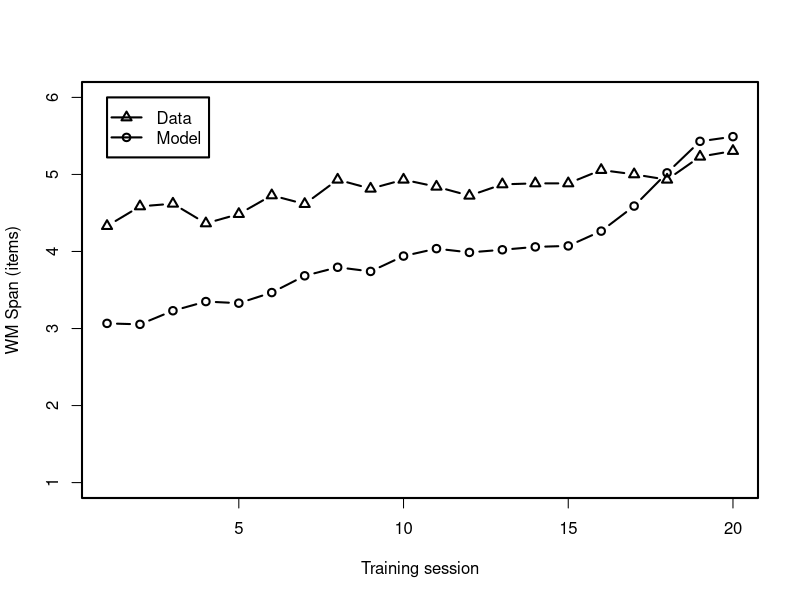
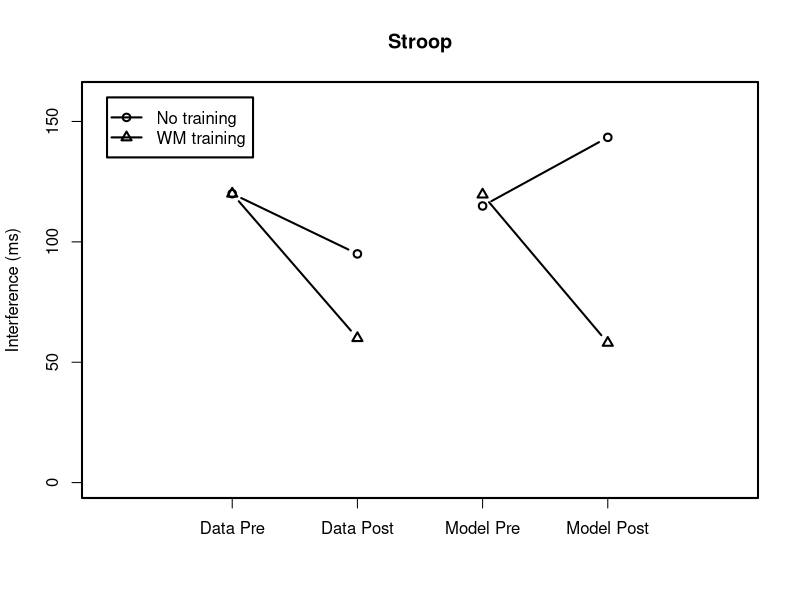
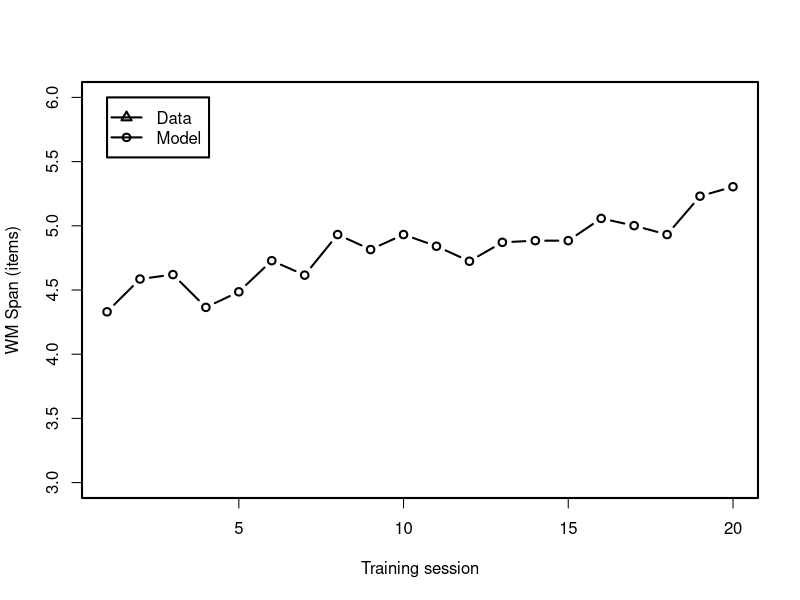
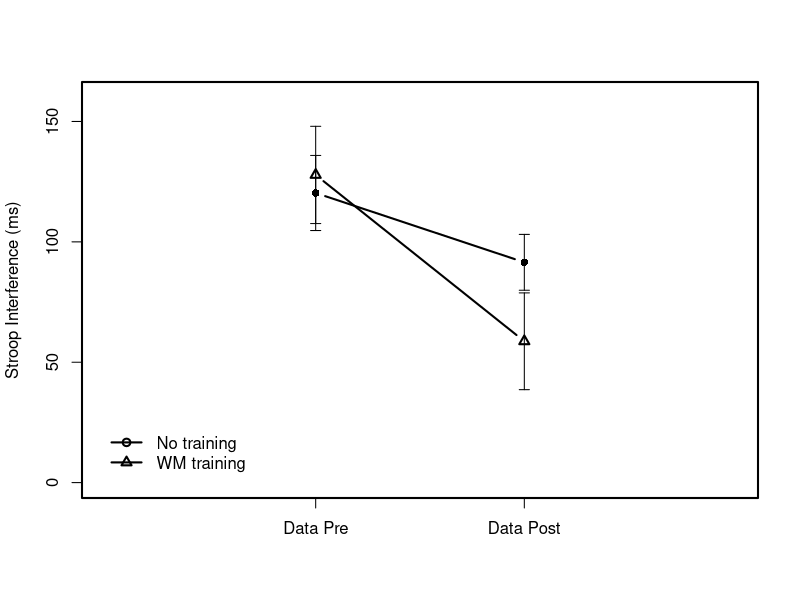
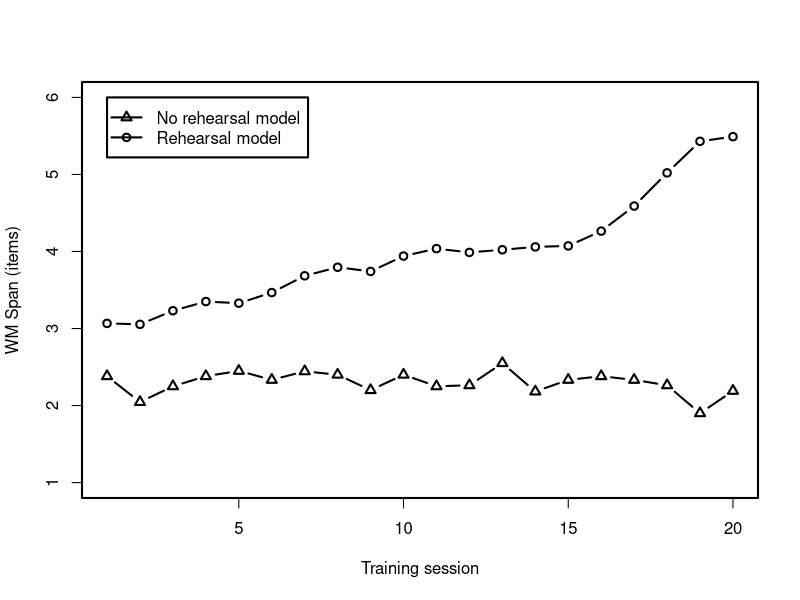
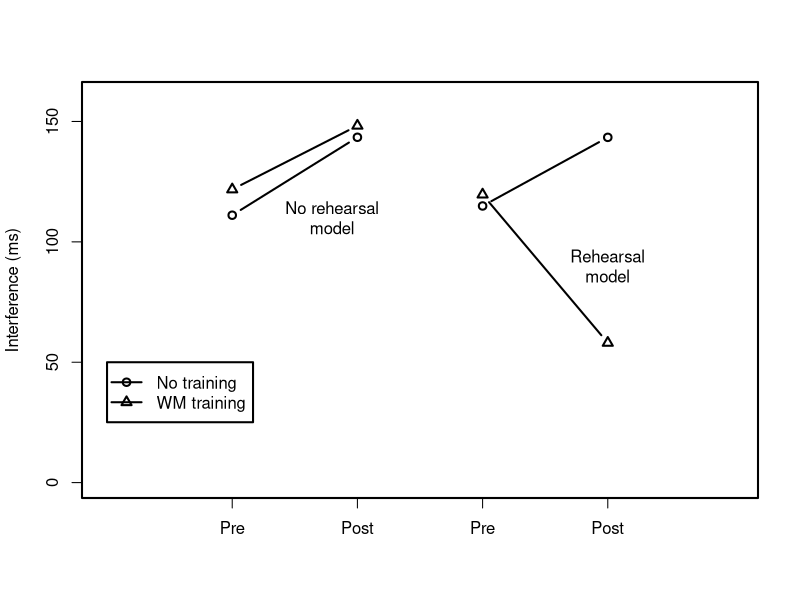

Generate these figures, in order, with R:
# R-File to plot the data from the Chein and Morrison experiment


### This plots the WMC data against the model fit

dada <- c( 0, 5.9, 6.7, 0.8, 3.6, 9.2, 6.6, 13.9, 11.2, 13.9, 11.8, 9.1, 12.5, 12.8, 12.8, 16.8, 15.5, 13.9, 20.8, 22.5)
dada <- (dada/100+1)*4.33 
dat <- read.table("WMChein.txt")
names(dat) <- c("day","span","correct")
dat.m <- with(dat[dat$correct==1,],tapply(span,day,mean))
#dat.m <- with(dat,tapply(span,day,mean))
quartz(width=5,height=5)
par(lwd=2)
plot(dat.m,type="b",ylab="WM Span (items)",xlab="Training session",ylim=c(1,6))
lines(dada,type="b",pch=2)
legend(1,6,legend=c("Data","Model"),pch=c(2,1),lty=1)


# This plots the Stroop data and model fit

dat <- read.table("stroopChein.txt")
names(dat) <- c("task","condition","block","day","trial","type","correct","RT")
res <- with(dat,tapply(RT,list(day,condition,type),mean))

exp.stroop <- rbind(c(120,95),c(120,60))

quartz(width=7,height=5)
par(lwd=2)
plot(2:3,exp.stroop[1,],ylim=c(0,160),type="b",xlab="",xaxt="n",xlim=c(1,6),ylab="Interference (ms)",main="Stroop")
lines(2:3,exp.stroop[2,],type="b",pch=2)
lines(4:5,(res[,1,2]-res[,1,1])*1000,type="b")
lines(4:5,(res[,2,2]-res[,2,1])*1000,type="b",pch=2)
axis(1,at=2:5,labels=c("Data Pre","Data Post","Model Pre","Model Post"))
legend(1,160,legend=c("No training","WM training"),pch=1:2,lty=1)

# This plots just the WMC data (as it is in the paper)

dada <- c( 0, 5.9, 6.7, 0.8, 3.6, 9.2, 6.6, 13.9, 11.2, 13.9, 11.8, 9.1, 12.5, 12.8, 12.8, 16.8, 15.5, 13.9, 20.8, 22.5)
dada <- (dada/100+1)*4.33 
quartz(width=5,height=5)
par(lwd=2)
plot(dada,type="b",ylab="WM Span (items)",xlab="Training session",ylim=c(3,6))
legend(1,6,legend=c("Data","Model"),pch=c(2,1),lty=1)



# This plots just the Stroop data (as it is in the paper)
library(Hmisc)
exp.stroop <- rbind(c(120.3,91.5),c(127.8,58.7))
exp.stroop.se <- rbind(c(135.9,103.1),c(148.0,78.8))-exp.stroop
quartz(width=4,height=5)
par(lwd=2)
errbar(2:3,exp.stroop[1,],exp.stroop[1,]+exp.stroop.se[1,],exp.stroop[1,]-exp.stroop.se[1,],ylim=c(0,160),type="b",xlab="",xaxt="n",xlim=c(1,4),ylab="Stroop Interference (ms)")
errbar(2:3,exp.stroop[2,],exp.stroop[2,]+exp.stroop.se[2,],exp.stroop[2,]-exp.stroop.se[2,],add=T,type="b",pch=2)
axis(1,at=2:3,labels=c("Data Pre","Data Post"))
legend(1,25,legend=c("No training","WM training"),pch=1:2,lty=1,bty="n")



# This plots the rehearsal against the non-rehearsal model

# WMC comparison
dat2 <- read.table("WMCheinNR.txt")
dat <- read.table("WMChein.txt")
names(dat) <- c("day","span","correct")
names(dat2) <- c("day","span","correct")
dat.m <- with(dat[dat$correct==1,],tapply(span,day,mean))
dat2.m <- with(dat2[dat2$correct==1,],tapply(span,day,mean))

#dat.m <- with(dat,tapply(span,day,mean))
quartz(width=5,height=5)
par(lwd=2)
plot(dat.m,type="b",ylab="WM Span (items)",xlab="Training session",ylim=c(1,6))
lines(dat2.m,type="b",pch=2)
legend(1,6,legend=c("No rehearsal model","Rehearsal model"),pch=c(2,1),lty=1)


# Stroop comparison

dat <- read.table("stroopChein.txt")
dat2 <- read.table("stroopCheinNR.txt")

names(dat) <- c("task","condition","block","day","trial","type","correct","RT")
names(dat2) <- c("task","condition","block","day","trial","type","correct","RT")
res <- with(dat,tapply(RT,list(day,condition,type),mean))
res2 <- with(dat2,tapply(RT,list(day,condition,type),mean))


quartz(width=7,height=5)
par(lwd=2)
plot(2:3,(res2[,1,2]-res2[,1,1])*1000,ylim=c(0,160),type="b",xlab="",xaxt="n",xlim=c(1,6),ylab="Interference (ms)")
lines(2:3,(res2[,2,2]-res2[,2,1])*1000,type="b",pch=2)
lines(4:5,(res[,1,2]-res[,1,1])*1000,type="b")
lines(4:5,(res[,2,2]-res[,2,1])*1000,type="b",pch=2)
axis(1,at=2:5,labels=c("Pre","Post","Pre","Post"))
text(c(2.8,5),c(110,90),labels=c("No rehearsal\nmodel","Rehearsal\nmodel"))
legend(1,50,legend=c("No training","WM training"),pch=1:2,lty=1)
